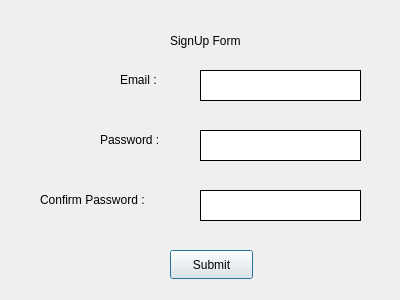
<?xml version="1.0" encoding="UTF-8"?>
<ui version="4.0">
 <class>Signup</class>
 <widget class="QDialog" name="Signup">
  <property name="geometry">
   <rect>
    <x>0</x>
    <y>0</y>
    <width>400</width>
    <height>300</height>
   </rect>
  </property>
  <property name="windowTitle">
   <string>Dialog</string>
  </property>
  <widget class="QPushButton" name="pushButton">
   <property name="geometry">
    <rect>
     <x>170</x>
     <y>250</y>
     <width>83</width>
     <height>29</height>
    </rect>
   </property>
   <property name="text">
    <string>Submit</string>
   </property>
  </widget>
  <widget class="QTextEdit" name="textEdit_2">
   <property name="geometry">
    <rect>
     <x>200</x>
     <y>130</y>
     <width>161</width>
     <height>31</height>
    </rect>
   </property>
   <property name="styleSheet">
    <string notr="true">border : 1px solid black;</string>
   </property>
  </widget>
  <widget class="QLabel" name="label_4">
   <property name="geometry">
    <rect>
     <x>40</x>
     <y>190</y>
     <width>131</width>
     <height>20</height>
    </rect>
   </property>
   <property name="text">
    <string>Confirm Password :</string>
   </property>
  </widget>
  <widget class="QLabel" name="label">
   <property name="geometry">
    <rect>
     <x>170</x>
     <y>20</y>
     <width>91</width>
     <height>41</height>
    </rect>
   </property>
   <property name="text">
    <string>SignUp Form</string>
   </property>
  </widget>
  <widget class="QLabel" name="label_2">
   <property name="geometry">
    <rect>
     <x>120</x>
     <y>70</y>
     <width>63</width>
     <height>20</height>
    </rect>
   </property>
   <property name="text">
    <string>Email :</string>
   </property>
  </widget>
  <widget class="QLabel" name="label_3">
   <property name="geometry">
    <rect>
     <x>100</x>
     <y>130</y>
     <width>71</width>
     <height>20</height>
    </rect>
   </property>
   <property name="text">
    <string>Password :</string>
   </property>
  </widget>
  <widget class="QTextEdit" name="textEdit">
   <property name="geometry">
    <rect>
     <x>200</x>
     <y>70</y>
     <width>161</width>
     <height>31</height>
    </rect>
   </property>
   <property name="styleSheet">
    <string notr="true">border : 1px solid black;</string>
   </property>
  </widget>
  <widget class="QTextEdit" name="textEdit_3">
   <property name="geometry">
    <rect>
     <x>200</x>
     <y>190</y>
     <width>161</width>
     <height>31</height>
    </rect>
   </property>
   <property name="styleSheet">
    <string notr="true">border : 1px solid black;</string>
   </property>
  </widget>
 </widget>
 <resources/>
 <connections/>
</ui>
